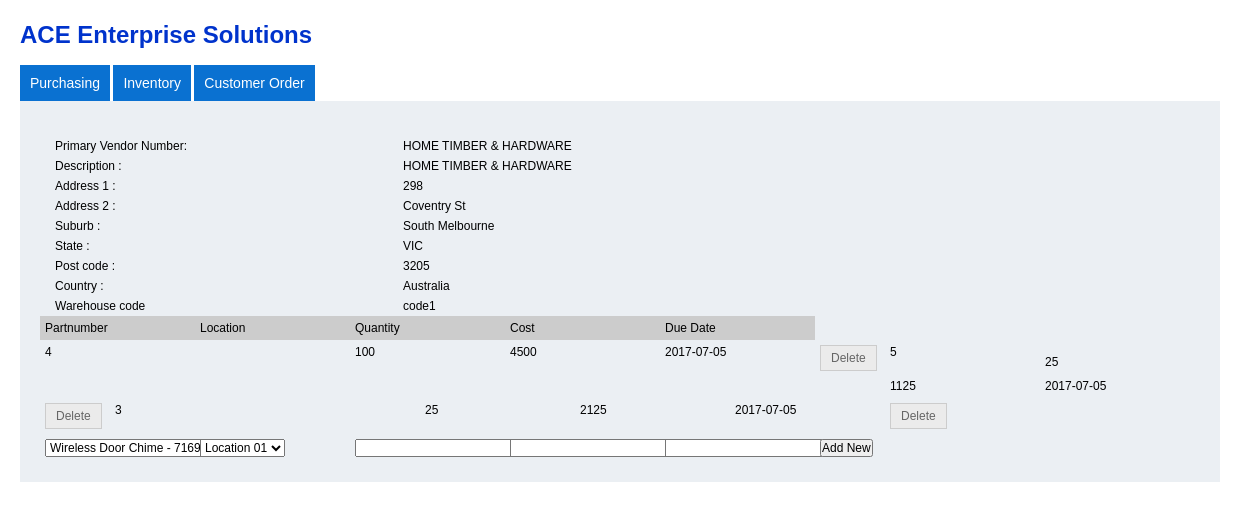
/purchase-order-list.php, run on an earlier commit of the app's database.
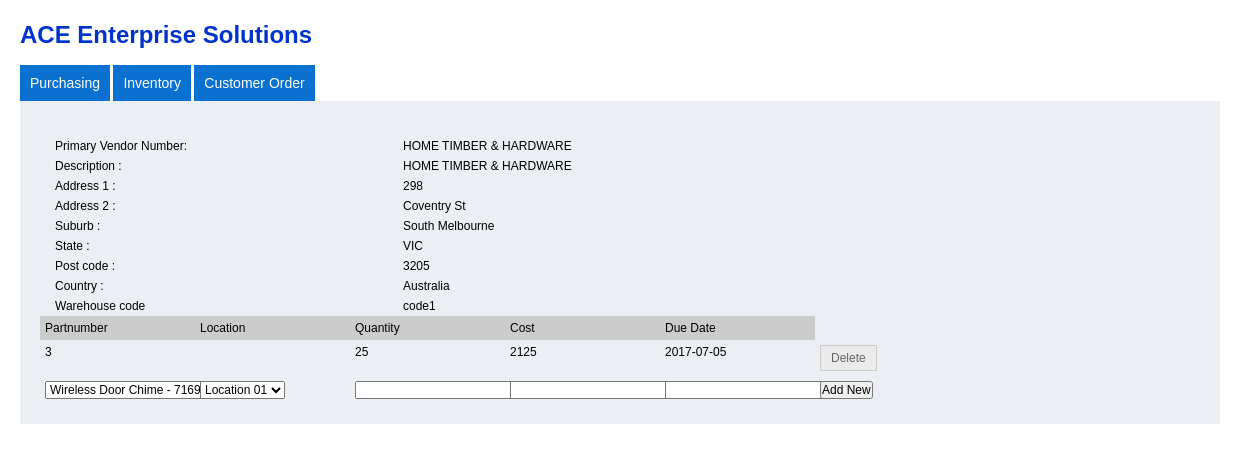
And on a later commit of the database.
### tables this page shows
CREATE TABLE `vendermaster` (
  `id` int(11) NOT NULL PRIMARY KEY AUTO_INCREMENT,
  `vname` varchar(150) NOT NULL,
  `description` varchar(255) DEFAULT NULL,
  `address1` varchar(150) DEFAULT NULL,
  `address2` varchar(100) DEFAULT NULL,
  `suburb` varchar(45) DEFAULT NULL,
  `state` varchar(45) DEFAULT NULL,
  `postcode` varchar(45) DEFAULT NULL,
  `country` varchar(45) DEFAULT NULL,
  `termscode` varchar(45) DEFAULT NULL,
  `extrafield1` varchar(100) DEFAULT NULL,
  `extrafield2` varchar(100) DEFAULT NULL,
  `extrafield3` varchar(100) DEFAULT NULL,
  `createdate` datetime DEFAULT NULL,
  `updateddate` datetime DEFAULT NULL
);

CREATE TABLE `purchaseorder` (
  `pid` int(11) NOT NULL PRIMARY KEY AUTO_INCREMENT,
  `vendorno` varchar(20) NOT NULL,
  `warehousecode` varchar(20) NOT NULL,
  `adddate` datetime NOT NULL,
  `updatedate` datetime NOT NULL,
  `status` char(1) DEFAULT 'N'
);

CREATE TABLE `purchaseorderetails` (
  `podid` int(11) NOT NULL,
  `pid` int(11) NOT NULL,
  `partnumber` varchar(20) NOT NULL,
  `location` varchar(50) NOT NULL,
  `quantity` varchar(50) NOT NULL,
  `cost` varchar(50) NOT NULL,
  `duedate` varchar(50) NOT NULL,
  `requestedqty` integer DEFAULT 0,
  `receptquantity` integer DEFAULT 0,
  `receiveddate` varchar(50) DEFAULT '',
  `linestatus` integer default 1,

  CONSTRAINT pk_podid_pid PRIMARY KEY (`pid`,`podid`),
  CONSTRAINT fk_pid FOREIGN KEY (pid)
  REFERENCES purchaseorder(pid)
);

### purchase-order-list.php (the view, shortened to what this page needs)
<?php require('header.php'); ?>
<?php require('classes/db.php'); ?>
<?php
$pid=$_GET['pid'];
if($_GET['pid'] == '') {
	$po = "SELECT * FROM purchaseorder order by pid DESC LIMIT 1";
	$poResult = $conn->query($po);
	if ($poResult->num_rows > 0) {
	while($row = $poResult->fetch_assoc()) {
	$vno= $row['vendorno'];
	$whcode= $row['warehousecode'];
	$pid= $row['pid'];
	}}
	}
$item = "SELECT id, itemname  FROM  items order by id asc";
$itemResult = $conn->query($item);
?>
<div class="container">
<?php require('topNav.php'); ?>
<body>
<div class="vendorMasForm2">
<form action="classes/purchaselistMaster.php" method="POST" >
<div class="row">
<?php
$vendors = "SELECT * FROM vendermaster where id=". $vno;
$vendorResult = $conn->query($vendors);
if ($vendorResult->num_rows > 0) {
while($row = $vendorResult->fetch_assoc())
{
?>
            	<div class="title">Primary Vendor Number: </div>
				<div class="input">	<?php echo $row['vname']; ?></div>
				<div class="title">Description : </div>
				<div class="input"><?php echo $row['description']; ?> </div>
                <div class="title">Address 1 : </div>
				<div class="input"><?php echo $row['address1']; ?></div>
                <div class="title">Address 2 : </div>
				<div class="input"><?php echo $row['address2']; ?></div>
				 <div class="title">Suburb  : </div>
				<div class="input"><?php echo $row['suburb']; ?></div>
                <div class="title">State  : </div>
				<div class="input"><?php echo $row['state']; ?></div>
                <div class="title">Post code  : </div>
                <div class="input"><?php echo $row['postcode']; ?></div>
                <div class="title">Country   : </div>
              	<div class="input"><?php echo $row['country']; ?></div>
<?php  }} ?>
</div>
<div class="row">
			<div class="title"> Warehouse code </div>
            <div class="input"> <?php  echo $whcode; ?> </div>
</div>
<div class="delrow">
<div class="gsectionh">Partnumber</div>
<div class="gsectionh">Location</div>
<div class="gsectionh">Quantity</div>
<div class="gsectionh">Cost</div>
<div class="gsectionh">Due Date</div>
<div class="gsectionbtn">&nbsp;</div>
</div>
<div class="delrow">
<?php
$vendors = "SELECT * FROM purchaseorderetails where pid=". $pid;
$vendorResult = $conn->query($vendors);
if ($vendorResult->num_rows > 0) {
while($row = $vendorResult->fetch_assoc())
{
?>
<div class="gsection"><?php echo $row['partnumber']; ?></div>
<div class="gsection"><?php echo $row['location']; ?></div>
<div class="gsection"><?php echo $row['quantity']; ?></div>
<div class="gsection"><?php echo $row['cost']; ?></div>
<div class="gsection"><?php echo $row['duedate']; ?></div>
<div class="gsectionbtn"><a href="classes/purchaselistMaster.php?action=delete&id=<?php echo $row['podid']; ?>" onClick="return confirm('Are you sure?')" class="delete" >Delete </a></div>
<?php  }} ?>
</div>
<div class="delrow">
<div class="gsection"><select name="partnumber" >
						<?php if ($itemResult->num_rows > 0) {
						  	while($row = $itemResult->fetch_assoc()) {
						?>
						<option <?php echo $selected; ?> value="<?php echo $row['id']; ?>" ><?php echo $row['itemname']; ?>-<?php echo $row['id']; ?></opiton>
						<?php } } ?>
					</select></div>
<div class="gsection">
<select name="location" id="location">
	<option value="Location 01">Location 01</option>
</select></div>
<div class="gsection"> <input type="text" name="quantity" /> </div>
<div class="gsection"> <input type="text" name="cost" /> </div>
<div class="gsection"> <input type="text" name="duedate" /> </div>
<div class="gsectionbtn"> <input type="submit" value="Add New" width="50px" > </div>
</div>
</form>
</div>
</div>
</body>

### header.php (shortened to what this page needs)
<!DOCTYPE html>
<html>
<head>
  <link rel="stylesheet" href="css/font-awesome.css">
  <link rel="stylesheet" type="text/css" href="css/style.css">
  <link rel="stylesheet" type="text/css" href="css/jquery-ui.css">
</head>

### topNav.php (shortened to what this page needs)
<h1>ACE Enterprise Solutions </h1>
<div class="dropdown">
  <button class="dropbtn">Purchasing</button>
</div>
<div class="dropdown">
  <button class="dropbtn">Inventory</button>
 </div>
 <div class="dropdown">
  <div class="dropdown">
  <button class="dropbtn">Customer Order</button>
</div>
</div>

### css/style.css (style rules this page uses)
body, select, input, textarea { margin:0; padding:0; font-family:Arial, Helvetica, sans-serif; font-size:12px; }
.container { width:1200px; padding:5px 20px; margin:0 auto; background:#fff; float:left }
.delete { width: auto; float:left; padding:5px 10px; text-decoration:none; color:#666666; border:#CCCCCC solid 1px; background:#ebebeb; }
.gsection { width:145px; float:left; height:auto; padding:5px 5px; }
.gsectionh { width:145px; float:left; height:auto; padding:5px 5px; background:#CCCCCC }
.delrow { width:100%; display:block; float:left; }
.gsectionbtn { width:60px; float:left; height:auto; padding:5px 5px; }
h1 { color:#0033CC }
.vendorMasForm2 { padding: 20px; float:left; background:#ebeff3; }
form .row { width: 100%; padding: 15px; }
form .title { width: 30%; float: left; padding:3px 0 3px 0; }
form .input { width: 70%; float: left; padding:3px 0 3px 0; }
.dropbtn { background-color: #0a71d1; color: white; padding: 10px; font-size: 14px; border: none; cursor: pointer; }
.dropdown { position: relative; display: inline-block; }

What changed in the data, as far as the page shows it:
removed purchaseorderetails: partnumber "4", quantity "100", cost "4500", duedate "2017-07-05"
removed purchaseorderetails: partnumber "5", quantity "25", cost "1125", duedate "2017-07-05"
